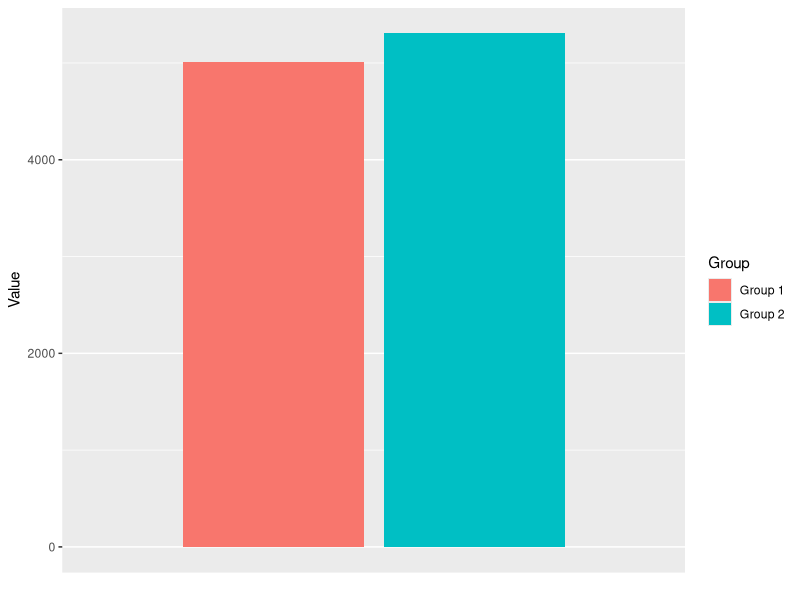

This figure's R source:
library(tidyverse)

data1 <- data.frame(rnorm(100,50,3)) %>% 
  mutate(group = 1)
colnames(data1) <- c("value", "group")

data2 <- data.frame(rnorm(100,53,5)) %>% 
  mutate(group = 2)
colnames(data2) <- c("value", "group")

df <- rbind(data1, data2)




ggplot(df, aes(x = group, y = value, fill = factor(group))) +
  geom_col() +
  ylab("Value") +
  scale_x_discrete("") +
  scale_fill_discrete(name= "Group", labels = c("Group 1", "Group 2"))

#ggsave("aspect_ratio.png")
  

